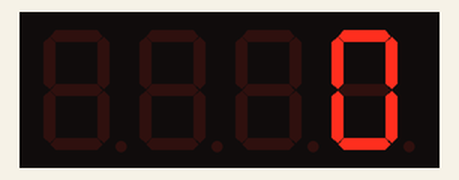
Bench run of a sketch on a simulated Arduino Uno, built with avr-gcc and run on an emulated ATmega328P. Parts: 4-digit seven-segment display.

Above: at 0.05 s.
At 5.01 s:
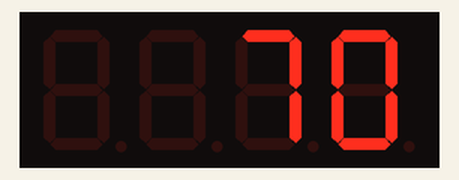
At 9.99 s:
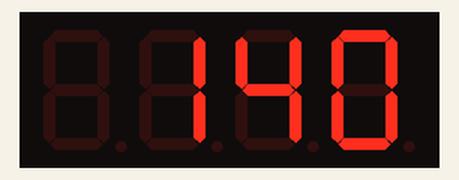
At 19.96 s:
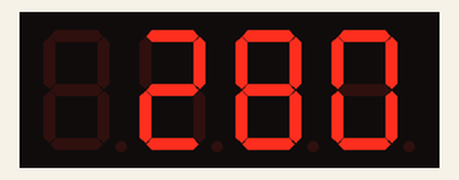
At 29.92 s:
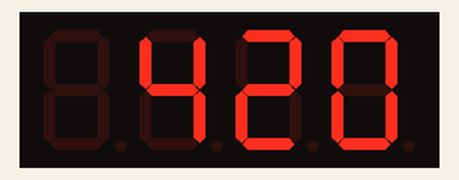
At 39.89 s:
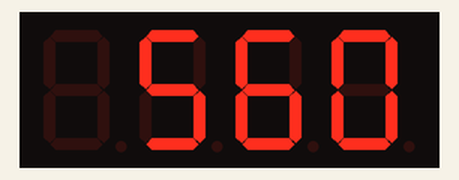

The sketch:

Display_Test.ino
```cpp
#include <TM1637Display.h>

// Pin definitions for the 7-segment display
#define CLK 2  // Clock pin
#define DIO 3  // Data pin

// Create the display object
TM1637Display display(CLK, DIO);

void setup() {
  // Initialize serial communication
  Serial.begin(9600);

  // Initialize the display
  display.setBrightness(7);  // Set maximum brightness
  display.showNumberDec(1234, false);  // Display a test number
}

void loop() {
  // Display numbers from 0 to 9999
  for (int i = 0; i < 10000; i++) {
    display.showNumberDec(i, false);  // Show the number on the display
    delay(50);  // Wait for 1 second before updating the number
  }
}
```
